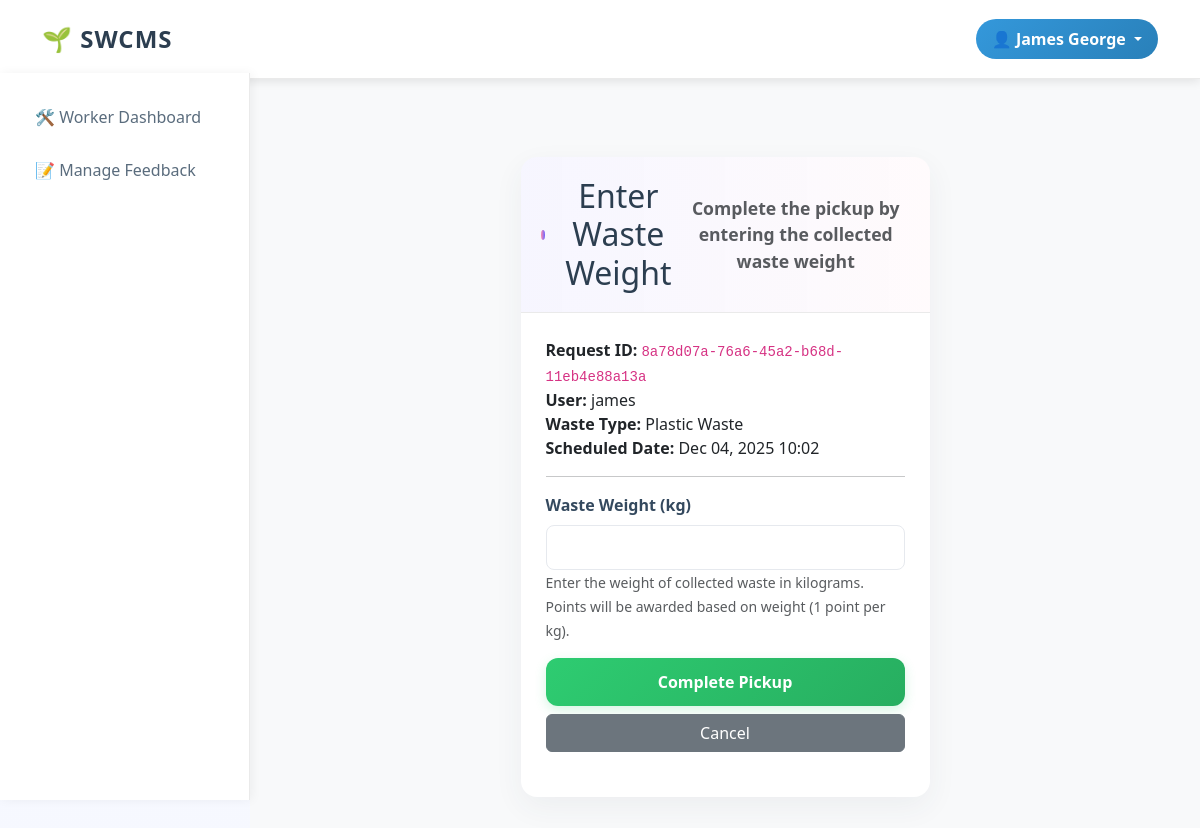
/mark-completed/3/ (signed in), run on the app's committed database.
### user_dashboard/models.py (models this page shows, shortened)
class PickupRequest(models.Model):
    WASTE_TYPE_CHOICES = [
        ('wet', 'Wet Waste'),
        ('dry', 'Dry Waste'),
        ('plastic', 'Plastic Waste'),
        ('e-waste', 'E-waste'),
        ('recyclable', 'Recyclable Waste'),
    ]
    STATUS_CHOICES = [
        ('pending', 'Pending'),
        ('picked', 'Picked'),
        ('completed', 'Completed'),
        ('cancelled', 'Cancelled'),
    ]
    request_id = models.UUIDField(default=uuid.uuid4, editable=False, unique=True)
    user = models.ForeignKey(User, on_delete=models.CASCADE)
    waste_type = models.CharField(max_length=50, choices=WASTE_TYPE_CHOICES)
    description = models.TextField(blank=True, null=True)
    image = models.ImageField(upload_to='pickup_images/', blank=True, null=True)
    schedule_date_time = models.DateTimeField()
    status = models.CharField(max_length=20, choices=STATUS_CHOICES, default='pending')
    waste_weight = models.DecimalField(max_digits=10, decimal_places=2, null=True, blank=True, help_text="Weight in kg")
    created_at = models.DateTimeField(auto_now_add=True)
    updated_at = models.DateTimeField(auto_now=True)

### user_dashboard/views.py (the view)
        def wrapper(request, *args, **kwargs):
            if not request.user.is_authenticated:
                return redirect('login')
            try:
                profile = Profile.objects.get(user=request.user)
                if profile.role not in allowed_roles:
                    messages.error(request, "Access denied. You don't have permission to access this page.")
                    return redirect('index')
            except Profile.DoesNotExist:
                messages.error(request, "Profile not found. Please contact administrator.")
                return redirect('login')
            return view_func(request, *args, **kwargs)

### user_dashboard/forms.py
class WasteWeightForm(forms.Form):
    waste_weight = forms.DecimalField(
        max_digits=10,
        decimal_places=2,
        min_value=0.01,
        help_text="Enter weight in kg",
        widget=forms.NumberInput(attrs={'class': 'form-control', 'step': '0.01', 'min': '0.01'})
    )

### user_dashboard/views.py (called while the page is built)
def role_required(allowed_roles):
    def decorator(view_func):
        def wrapper(request, *args, **kwargs):
            if not request.user.is_authenticated:
                return redirect('login')
            try:
                profile = Profile.objects.get(user=request.user)
                if profile.role not in allowed_roles:
                    messages.error(request, "Access denied. You don't have permission to access this page.")
                    return redirect('index')
            except Profile.DoesNotExist:
                messages.error(request, "Profile not found. Please contact administrator.")
                return redirect('login')
            return view_func(request, *args, **kwargs)
        return wrapper
    return decorator

### user_dashboard/templates/user_dashboard/enter_weight.html (shortened to what this page needs)
{% extends 'user_dashboard/base.html' %}
{% block content %}
<div class="container mt-4">
    <div class="row justify-content-center">
        <div class="col-md-6">
            <div class="card">
                <div class="card-header text-center">
                    <h2 class="mb-0">Enter Waste Weight</h2>
                    <p class="text-muted mb-0">Complete the pickup by entering the collected waste weight</p>
                </div>
                <div class="card-body">
                    <div class="mb-3">
                        <strong>Request ID:</strong> <code>{{ pickup.request_id|slice:":8" }}</code><br>
                        <strong>User:</strong> {{ pickup.user.username }}<br>
                        <strong>Waste Type:</strong> {{ pickup.get_waste_type_display }}<br>
                        <strong>Scheduled Date:</strong> {{ pickup.schedule_date_time|date:"M d, Y H:i" }}
                    </div>
                    <hr>
                    <form method="post">
                        <div class="mb-3">
                            <label for="{{ form.waste_weight.id_for_label }}" class="form-label">
                                <strong>Waste Weight (kg)</strong>
                            </label>
                            {{ form.waste_weight }}
                            <small class="form-text text-muted">Enter the weight of collected waste in kilograms. Points will be awarded based on weight (1 point per kg).</small>
                        </div>
                        <div class="d-grid gap-2">
                            <button type="submit" class="btn btn-success btn-lg">
                                Complete Pickup
                            </button>
                            <a href="{% url 'worker_dashboard' %}" class="btn btn-secondary">Cancel</a>
                        </div>
                    </form>
                </div>
            </div>
        </div>
    </div>
</div>
{% endblock %}

### user_dashboard/templates/user_dashboard/base.html (shortened to what this page needs)
{% load static %}
<!DOCTYPE html>
<html lang="en">
<head>
    <link href="https://cdn.jsdelivr.net/npm/bootstrap@5.3.0/dist/css/bootstrap.min.css" rel="stylesheet">
    <link rel="stylesheet" href="{% static 'css/style.css' %}">
</head>
<body>
    <nav class="navbar navbar-expand-lg">
        <div class="container-lg">
            <a class="navbar-brand" href="{% url 'index' %}">🌱 SWCMS</a>
            <div class="collapse navbar-collapse" id="navbarNav">
                <ul class="navbar-nav ms-auto">
                    {% if user.is_authenticated %}
                        <li class="nav-item dropdown">
                            <a class="nav-link dropdown-toggle user-profile-dropdown" href="#" id="userDropdown" role="button" data-bs-toggle="dropdown" aria-expanded="false">
                                👤 {% if user.get_full_name %}{{ user.get_full_name }}{% else %}{{ user.username }}{% endif %}
                            </a>
                        </li>
                    {% endif %}
                </ul>
            </div>
        </div>
    </nav>
    <div class="d-flex">
        {% if user.is_authenticated %}
        <nav class="sidebar d-none d-md-block">
            <div class="sidebar-sticky">
                <ul class="nav flex-column">
                    {% if user.profile.role == 'worker' %}
                    <li class="nav-item">
                        <a class="nav-link" href="{% url 'worker_dashboard' %}">
                            🛠️ Worker Dashboard
                        </a>
                    </li>
                    <li class="nav-item">
                        <a class="nav-link" href="{% url 'feedback_management' %}">
                            📝 Manage Feedback
                        </a>
                    </li>
                    {% endif %}
                </ul>
            </div>
        </nav>
        {% endif %}
        <main role="main" class="flex-grow-1">
            <div class="container-lg py-4">
                {% block content %}{% endblock %}
            </div>
        </main>
    </div>
</body>
</html>

### user_dashboard/static/css/style.css (style rules this page uses)
body { background-color: #f8f9fa; font-family: 'Segoe UI', Tahoma, Geneva, Verdana, sans-serif; min-height: 100vh; }
.navbar { background: white; box-shadow: 0 2px 10px rgba(0, 0, 0, 0.1); padding: 1rem 0; border-bottom: 1px solid #eaeaea; }
.navbar-brand { color: #2c3e50 !important; font-weight: 700; font-size: 1.5rem; letter-spacing: 1px; }
.navbar-nav.ms-auto { display: flex; align-items: center; gap: 15px; }
.nav-link { color: #2c3e50 !important; font-weight: 500; transition: all 0.3s ease; padding: 8px 15px !important; border-radius: 20px; }
.user-profile-dropdown { background: linear-gradient(135deg, #3498db 0%, #2980b9 100%); color: white !important; border-radius: 20px; padding: 8px 16px !important; font-weight: 600; transition: all 0.3s ease; }
.sidebar { background: white; min-height: calc(100vh - 73px); box-shadow: 2px 0 10px rgba(0, 0, 0, 0.05); position: fixed; top: 73px; left: 0; width: 250px; padding: 20px 0; border-right: 1px solid #eaeaea; }
.sidebar-sticky { padding: 0 15px; }
.sidebar .nav-item { margin-bottom: 5px; }
.sidebar .nav-link { color: #5a6c7d !important; padding: 12px 20px !important; border-radius: 8px; transition: all 0.3s ease; display: flex; align-items: center; gap: 10px; font-weight: 500; }
main { padding: 30px; min-height: calc(100vh - 73px); margin-left: 250px; background-color: #f8f9fa; }
.card { border: none; border-radius: 15px; overflow: hidden; box-shadow: 0 2px 10px rgba(0, 0, 0, 0.05); transition: all 0.3s ease; height: 100%; margin-bottom: 20px; background: white; }
.card-header { background: white; border-bottom: 1px solid #eaeaea; padding: 20px; font-weight: 700; color: #2c3e50; font-size: 1.1rem; display: flex; justify-content: space-between; align-items: center; }
.card-body { padding: 25px; }
.btn-lg { padding: 12px 30px; font-weight: 600; border-radius: 10px; font-size: 1rem; transition: all 0.3s ease; border: none; }
.btn-success { background: linear-gradient(135deg, #2ecc71 0%, #27ae60 100%); color: white; box-shadow: 0 4px 12px rgba(46, 204, 113, 0.2); }
.form-label { display: block; font-weight: 600; color: #34495e; margin-bottom: 0.5rem; }
.form-control { width: 100%; padding: 0.6rem 0.9rem; border: 1px solid #e6e9ee; border-radius: 8px; background: #fff; transition: box-shadow 0.15s ease, border-color 0.15s ease; color: #2c3e50; }
:root { --cute-accent-1: #ffd6e0; --cute-accent-2: #d6f0ff; --cute-accent-3: #e9fbe9; --cute-primary: #6c63ff; --cute-secondary: #ff8fb1; --card-bg: #ffffff; --soft-shadow: 0 10px 30px rgba(44,62,80,0.06); }
body { background: linear-gradient(180deg, #fbfcff 0%, #f6f8ff 100%); }
.card, .auth-card, .stats-card { border-radius: 16px; box-shadow: var(--soft-shadow); }
.card-header { background: linear-gradient(90deg, rgba(108,99,255,0.06), rgba(255,143,177,0.04)); color: #2c3e50; }
.btn-warning, .btn-info, .btn-success { border-radius: 12px; }
.card-header::before { content: ''; display: inline-block; width: 10px; height: 10px; border-radius: 50%; margin-right: 10px; vertical-align: middle; background: linear-gradient(90deg,var(--cute-secondary),var(--cute-primary)); }

### data on the page
PickupRequest: request_id "8a78d07a-76a6-45a2-b68d-11eb4e88a13a", user.username "james", waste_type "Plastic Waste", schedule_date_time "Dec 04, 2025 10:02"

### other printed values
{{ user.get_full_name }} "James George"
